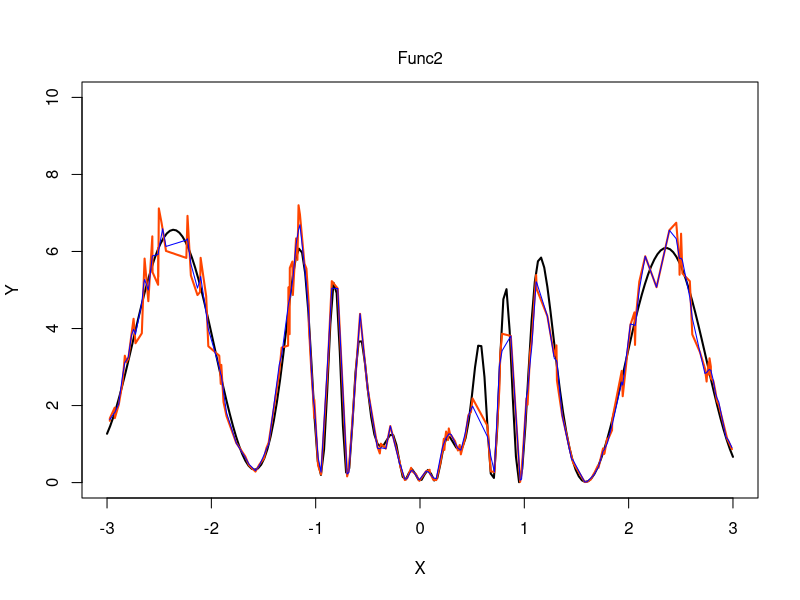
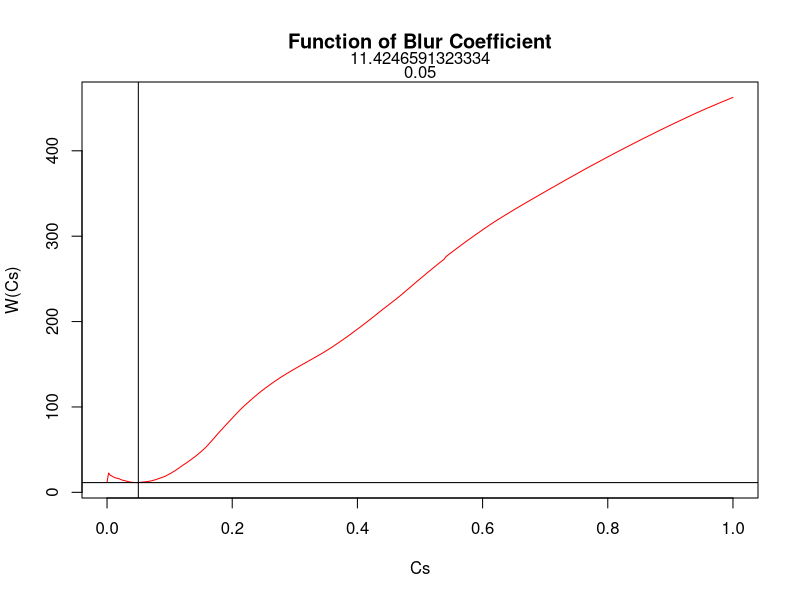

R code for these plots, in order:
#####################################################(Random and Noise)

MyFunction<-function(x) {
  y <- 2*x^4+4*x^3+8*x^2+16*x
  return (y)}
MyFunction2<-function(x) {
  yMF <- 0.05*(x-1)^2 + (3 - 2.9*exp(-2.77527*x^2))*(1-cos(x*(4-50*exp(-2.77527*x^2))))
  return (yMF)}
NumberOfDots<-200 # Размер выборки
NoiseRatio<-0.2 # Коэффициэнт уровня помех
RandomValue<-runif(NumberOfDots, min = -1, max = 1) # ??(Кси)

#TrueX<-seq(from = 0, to = 6, by = 6/(NumberOfDots-1))
TrueX<-seq(from = -3, to = 3, by = 6/(NumberOfDots-1))

#NoiseX<-runif(NumberOfDots, min = 0, max = 6) #Random
NoiseX<-runif(NumberOfDots, min = -3, max = 3) #Random

NoiseX<-sort(NoiseX)
#Y<-MyFunction(TrueX)
Y<-MyFunction2(NoiseX)
#TrueY<-MyFunction(TrueX)
TrueY<-MyFunction2(TrueX)
Interference<-NoiseRatio*RandomValue*Y #Помехи
NoiseY<-Y+Interference

plot(TrueX,TrueY, type="l", xlim=c(-3,3), ylim=c(0,10), lwd=2, axes=FALSE , ann=FALSE)
#plot(TrueX,TrueY, type="l", xlim=c(0,6), ylim=c(0,4500), lwd=2, axes=FALSE , ann=FALSE)

par(new = TRUE)

plot(NoiseX,NoiseY,xlab ="X",ylab ="Y" , type="l", xlim=c(-3,3), ylim=c(0,10), lwd=2, col="#FF4500")
#plot(TrueX,NoiseY,xlab ="X",ylab ="Y" , type="l", xlim=c(0,6), ylim=c(0,4500), col="#FF4500")

#mtext("Func1", side = 3, line = 0.7)
mtext("Func2", side = 3, line = 0.7)

BlurCoef<-0.0425#Коэффициэнт размытия
Bell<-matrix(nrow = NumberOfDots,ncol = NumberOfDots) #Колоколообразная функция
for(i in 1:NumberOfDots)
{
  for(j in 1:NumberOfDots)
  {
    if (abs((NoiseX[i]-NoiseX[j])/BlurCoef)<=1) #
    {Bell[i,j]<-1-abs((NoiseX[i]-NoiseX[j])/BlurCoef)}
    else {Bell[i,j]<-0}
  }
}
Bell1<-vector(mode="numeric", NumberOfDots)
Chislitel<-vector(mode="numeric", NumberOfDots)
Chisl<-0
for (i in 1:NumberOfDots)
{
  Bell1[i]<-sum(Bell[i,])
  for (j in 1:NumberOfDots)
  {
    Chisl<-Chisl+NoiseY[j]*Bell[i,j]
  }
  Chislitel[i]<-Chisl
  Chisl<-0
}
Rozenblatt_Parzen<-function(I){
  y<-(Chislitel[I]/(Bell1[I]))
  return(y)}
NonParamY<-vector(mode="numeric", NumberOfDots)
for(i in 1:NumberOfDots)
{
  NonParamY[i]<-Rozenblatt_Parzen(i)}
par(new=TRUE)

plot(NoiseX,NonParamY, type="l", xlim=c(-3,3), ylim=c(0,10), col='blue',axes=FALSE , ann=FALSE)

#plot(TrueX,NonParamY, type="l", xlim=c(0,6), ylim=c(0,4500), col='blue',axes=FALSE , ann=FALSE)

######################(Функция коэффициэнта размытия для непараметрики)
BlurCoef<-0.0025
sch<-1
BlurPlot<-round(seq(from = 0, to = 1, length = 2*NumberOfDots),4) #Ось X
BlurSum<-vector(mode="numeric", NumberOfDots*2) #Массив сумм
Blur<-vector(mode = "numeric", NumberOfDots) #Сумма для одного значения коэф-та
while (sch<=(NumberOfDots*2+1))
{
  for (i in 1:NumberOfDots)
  {
    STD<-(Y[i]-NonParamY[i])^2
    if (i==1)
    { Blur[i]<-STD }
    else
    {
      STDD<-Blur[i-1]
      Blur[i]<-STDD+STD
    }
  }
  k<-BlurCoef*NumberOfDots*2
  BlurSum[k]<-Blur[i]
  BlurCoef<-0.0025+0.0025*k
  sch <- sch + 1
  for(i in 1:NumberOfDots)
  {
    for(j in 1:NumberOfDots)
    {
      if (abs((NoiseX[i]-NoiseX[j])/BlurCoef)<=1)
      {Bell[i,j]<-1-abs((NoiseX[i]-NoiseX[j])/BlurCoef)}
      else {Bell[i,j]<-0}
    }
  }
  Chisl<-0
  for (i in 1:NumberOfDots)
  {
    Bell1[i]<-sum(Bell[i,])
    for (j in 1:NumberOfDots)
    {
      Chisl<-Chisl+NoiseY[j]*Bell[i,j]
    }
    Chislitel[i]<-Chisl
    Chisl<-0
  }
  for(i in 1:NumberOfDots)
  {
    NonParamY[i]<-Rozenblatt_Parzen(i)}
  print(BlurCoef)
}
Min<-1000000
NumberOfMin<-0
for(i in 1:NumberOfDots)
{
  if (BlurSum[i]!=0 & BlurSum[i]<Min)
  {
    Min<-BlurSum[i]
    NumberOfMin<-i
  }
}
plot(BlurPlot,BlurSum,xlab="Cs",ylab="W(Cs)", type="l", col="red")
title("Function of Blur Coefficient")
mtext(Min, side = 3, line = 0.7)
mtext(NumberOfMin/2/NumberOfDots, side = 3, line = 0)
abline(v=NumberOfMin/2/NumberOfDots,col="black")
abline(h = Min,col="black")